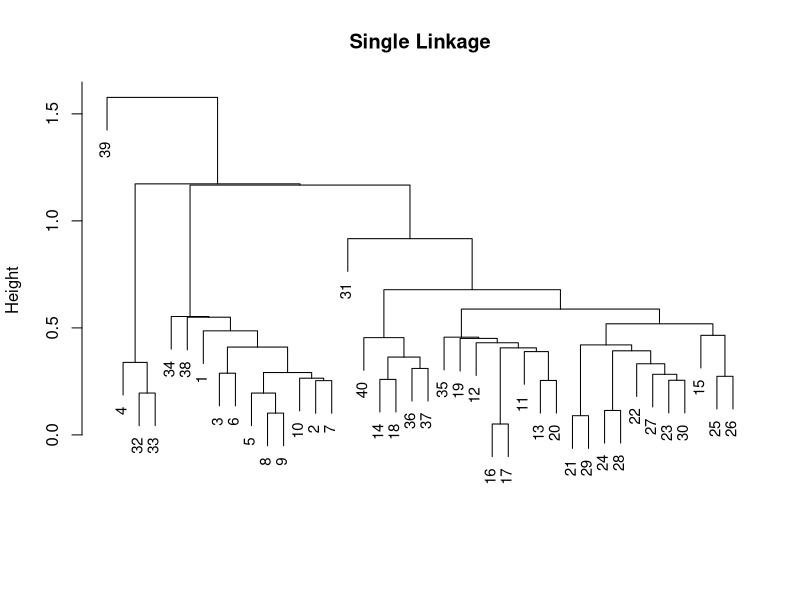
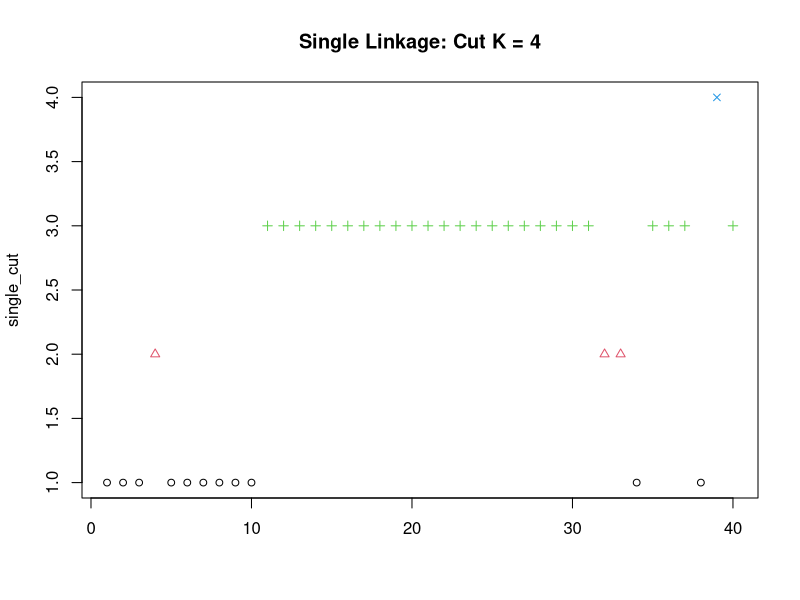
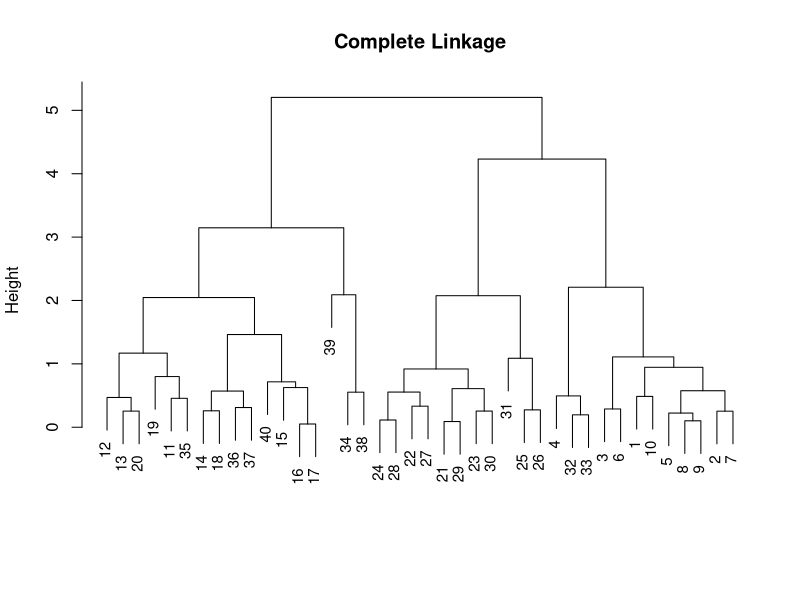
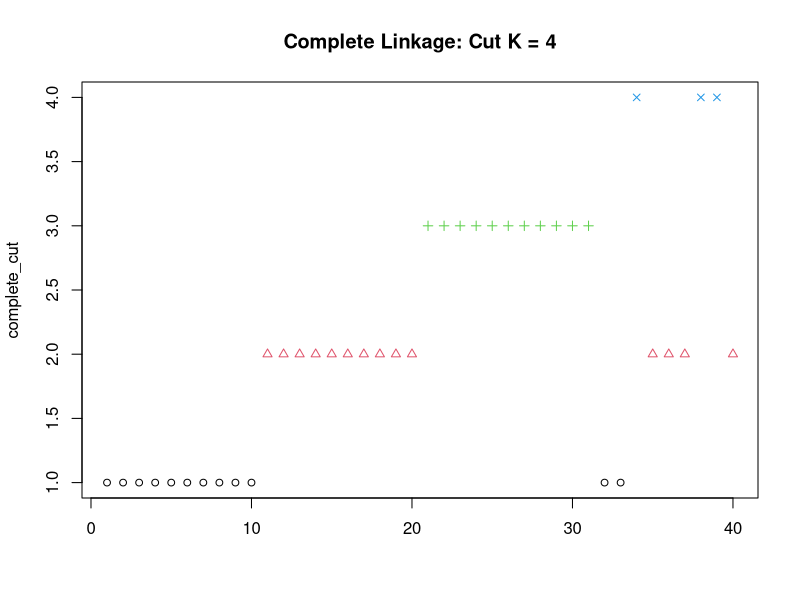
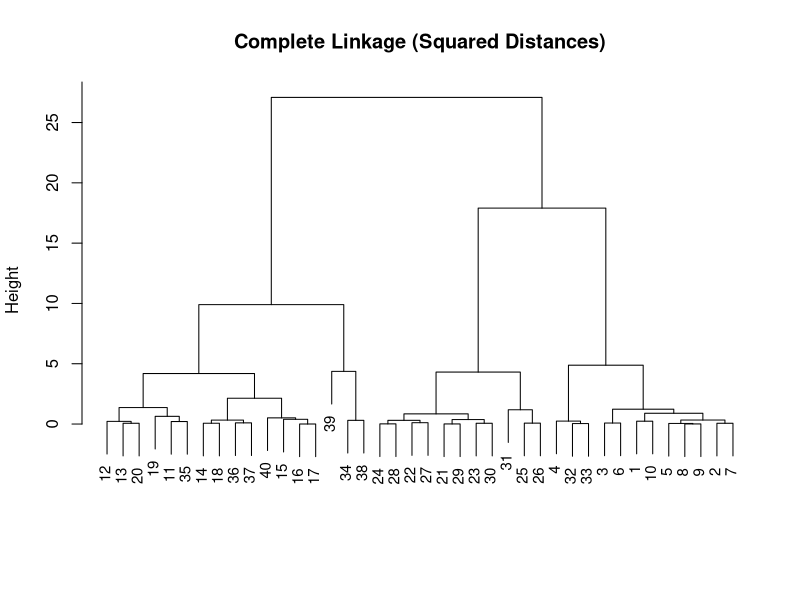
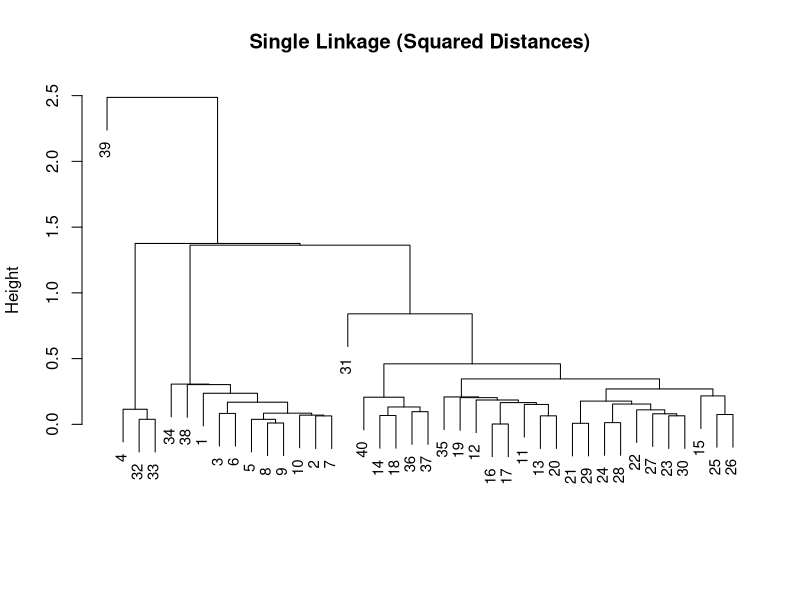
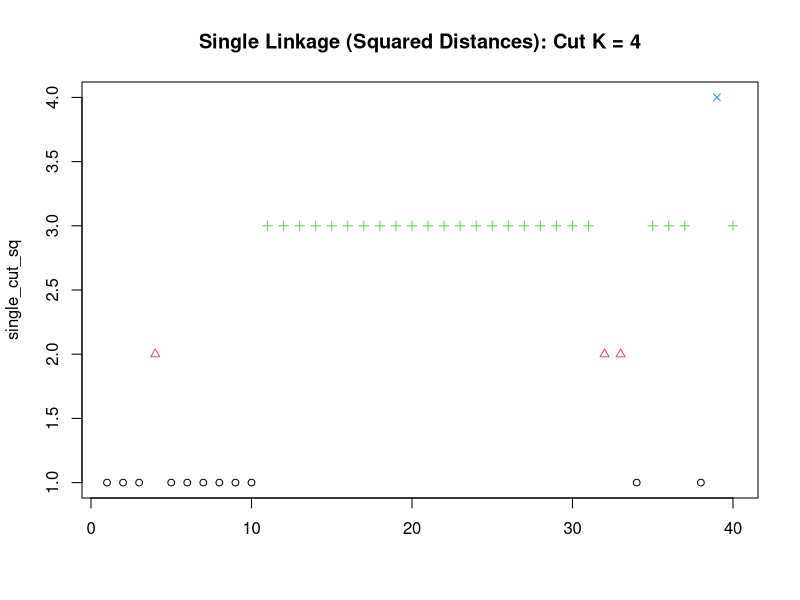
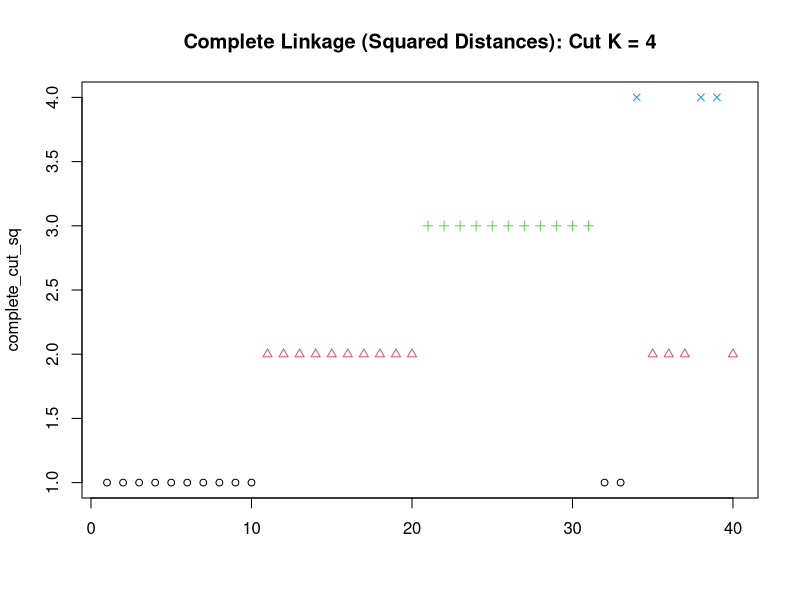

Source code (R) for these figures, in order:
## ---- chunk 1
hw5prob3<-read.csv("hw5prob3.csv")

## ---- chunk 2
EucDist<-dist(hw5prob3)

## ---- chunk 3
hc_single <- hclust(EucDist, method = "single")
plot(hc_single, main = "Single Linkage", xlab = "", sub = "", cex = .9)
single_cut<-cutree(hc_single , 4)
plot(single_cut, main = "Single Linkage: Cut K = 4", xlab = "", sub = "", cex = .9, pch=single_cut, col=single_cut)

## ---- chunk 4
hc_complete <- hclust(EucDist, method = "complete")
plot(hc_complete, main = "Complete Linkage", xlab = "", sub = "", cex = .9)
complete_cut<-cutree(hc_complete , 4)
plot(complete_cut, main = "Complete Linkage: Cut K = 4", xlab = "", sub = "", cex = .9, pch=complete_cut, col=complete_cut)

## ---- chunk 5
EucDistSq<-EucDist^2
hc_single_sq <- hclust(EucDistSq, method = "single")
hc_complete_sq <- hclust(EucDistSq, method = "complete")
single_cut_sq<-cutree(hc_single_sq , 4)
complete_cut_sq<-cutree(hc_complete_sq , 4)

## ---- chunk 6

plot(hc_complete_sq, main = "Complete Linkage (Squared Distances)", xlab = "", sub = "", cex = .9)
plot(hc_single_sq, main = "Single Linkage (Squared Distances)", xlab = "", sub = "", cex = .9)

plot(single_cut_sq, main = "Single Linkage (Squared Distances): Cut K = 4", xlab = "", sub = "", cex = .9, pch=single_cut_sq, col=single_cut_sq)
plot(complete_cut_sq, main = "Complete Linkage (Squared Distances): Cut K = 4", xlab = "", sub = "", cex = .9, pch=complete_cut_sq, col=complete_cut_sq)

## ---- chunk 7
hc_average <- hclust(EucDist, method = "average")
hc_average_sq <- hclust(EucDistSq, method = "average")
avg_cut<-cutree(hc_average , 4)
avg_cut_sq<-cutree(hc_average_sq , 4)

plot(hc_average, main = "Average Linkage", xlab = "", sub = "", cex = .9)
plot(hc_average_sq, main = "Average Linkage (Squared Distances)", xlab = "", sub = "", cex = .9)

plot(avg_cut, main = "Average Linkage: Cut K = 4", xlab = "", sub = "", cex = .9, pch=avg_cut, col=avg_cut)
plot(avg_cut_sq, main = "Average Linkage (Squared Distances): Cut K = 4", xlab = "", sub = "", cex = .9, pch=avg_cut_sq, col=avg_cut_sq)

## ---- chunk 8
hc_cent <- hclust(EucDist, method = "centroid")
hc_cent_sq <- hclust(EucDistSq, method = "centroid")
cent_cut<-cutree(hc_cent , 4)
cent_cut_sq<-cutree(hc_cent_sq , 4)

plot(hc_cent, main = "Centroid Linkage", xlab = "", sub = "", cex = .9)
plot(hc_cent_sq, main = "Centroid Linkage (Squared Distances)", xlab = "", sub = "", cex = .9)

plot(cent_cut, main = "Centroid Linkage: Cut K = 4", xlab = "", sub = "", cex = .9, pch=cent_cut, col=cent_cut)
plot(cent_cut_sq, main = "Centroid Linkage (Squared Distances): Cut K = 4", xlab = "", sub = "", cex = .9, pch=cent_cut_sq, col=cent_cut_sq)

